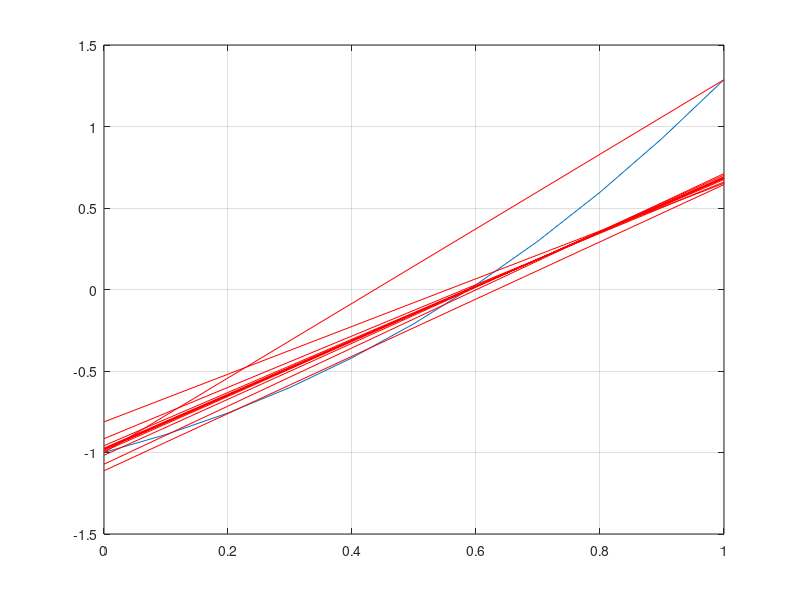

Source code (MATLAB):
function falsa_posicao_mod
clear
clc
format long
erro = 10^-6;
a = 0;
b = 1;

x=[a:0.1:b];
y=funcao(x);
plot(x,y);
grid
hold on

fa = funcao(a);
fb = funcao(b);
k=0;
fxm = 1;

ca = 0;
cb = 0;

while abs(fxm) > erro
    k = k+1;

    xm = a-(fa.*(b-a))/(fb-fa);  % metodo falsa posicao
    fxm = funcao(xm);

    r = fa + (fb-fa)/(b-a)*(x-a);

    plot(x, r, 'r')
    hold on
    pause

    if fa*fxm < 0
       b = xm;
       fb = fxm;

       pa = fb / (fb + fxm); % conferir se esta certo
       fa = fa*pa;

       cb = cb+1;
    else
       a = xm;
       fa = fxm;

       pb = fa / (fa + fxm);  % conferir se esta certo
       fb = fb*pb;

       ca = ca+1;
    end
end

xm
fxm
k
ca
cb


    function y=funcao(x)
        y=exp(x).*sin(x)-1;
    end

end
